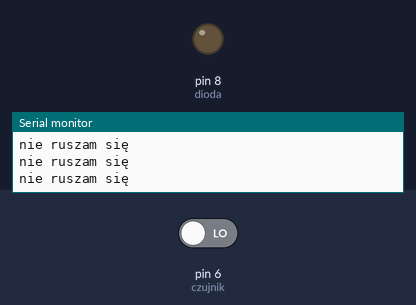
Simulated run of this sketch. Board: Arduino Uno, built with avr-gcc and run on an emulated ATmega328P. Shown: output pins drawn as LEDs (lit = HIGH), the last lines printed to the serial monitor. Inputs (shaded band) come from the test bench; at power-on: pin 6 (czujnik) LOW.

Above: at 1.2 s.
1.3 s: pin 6 (czujnik) driven HIGH
At 1.6 s:
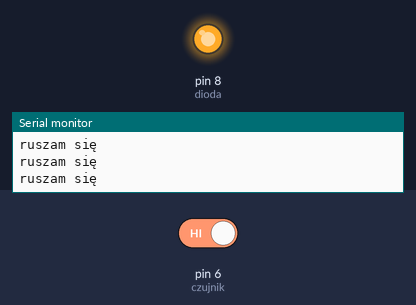
2.8 s: pin 6 (czujnik) driven LOW
At 4.0 s:
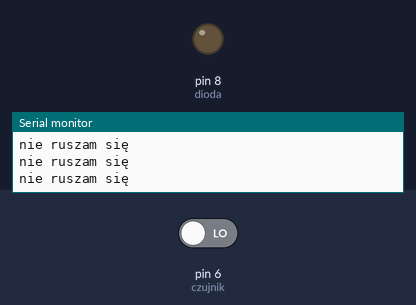
Timing chart, 0 to 5.8 s (numbered marks = the images above; inputs shaded):
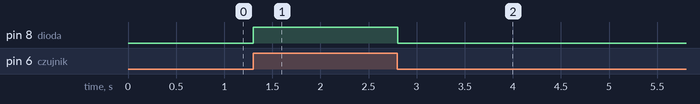

The sketch:

czujnik_ruchu_metody.ino
```cpp
int odczyt = 0;
const int dioda = 8;
const int czujnik = 6;


void setup() {
  Serial.begin(9600);
  pinMode(dioda, HIGH);
}

void loop() {
  //odczyt
  odczyt = digitalRead(czujnik);
  sterowanieLampa(odczyt);
  delay(100);
}


void sterowanieLampa(int odczyt) {
  /* jeśli odczyt jest mniejszy od 300 dioda się zaświeca (jeśli fotorezystor się zakryje) */
  if (odczyt == HIGH) {
    digitalWrite(dioda, HIGH);
    wyswietl("ruszam się");
  } else {
    digitalWrite(dioda, LOW);
    wyswietl("nie ruszam się");
  }
}


void wyswietl(String tekst) {
  Serial.println(tekst);
}
```

Measured:
- after the input at 1.3 s, pin 8 (dioda): LOW → HIGH at once
- after the input at 2.8 s, pin 8 (dioda): HIGH → LOW at once
